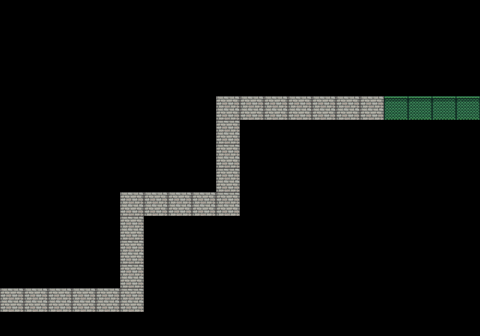

A 2D game scene composited from a Tiled map and its tileset images. What follows is a short description and the map's XML, with each tile layer's data collapsed to a summary:
An orthogonal 20x14 tile map with 24x24 px tiles, 2 tile layers (block, obje), 2 tilesets.

<map version="1.0" orientation="orthogonal" renderorder="right-down" width="20" height="14" tilewidth="24" tileheight="24" nextobjectid="1">
 <tileset firstgid="1" name="map" tilewidth="24" tileheight="24" tilecount="3" columns="3">
  <image source="map.png" width="72" height="24" />
  <tile id="0">
   <properties>
    <property name="blo" type="int" value="1" />
   </properties>
  </tile>
  <tile id="1">
   <properties>
    <property name="blo" type="int" value="2" />
   </properties>
  </tile>
  <tile id="2">
   <properties>
    <property name="blo" type="int" value="3" />
   </properties>
  </tile>
 </tileset>
 <tileset firstgid="4" name="map2" tilewidth="24" tileheight="24" tilecount="2" columns="2">
  <image source="map2.png" width="48" height="24" />
  <tile id="0">
   <properties>
    <property name="blo" type="int" value="2" />
   </properties>
  </tile>
  <tile id="1">
   <properties>
    <property name="blo" type="int" value="4" />
   </properties>
  </tile>
 </tileset>
 <layer name="block" width="20" height="14">
  <data>[280 cells, 24 non-empty, 1 distinct tile ids]</data>
 </layer>
 <layer name="obje" width="20" height="14">
  <data>[280 cells, 4 non-empty, 1 distinct tile ids]</data>
 </layer>
</map>